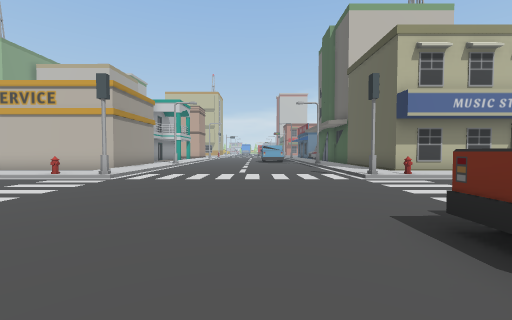
View 1 (above)

24 first-person views from a walk through a scene from a Unity 3-D project. The camera is 1.5 m above the floor, tilts 2° down and sees 90° across. The floor is counted in squares, 2 m on a side. Each view is taken from the middle of a square. On the plan, view 1 faces up. The plan holds only what a view shows up to about 9 squares ahead; the rest is blank. The place goes on beyond the plan. Some animated figures are not drawn.

View 2
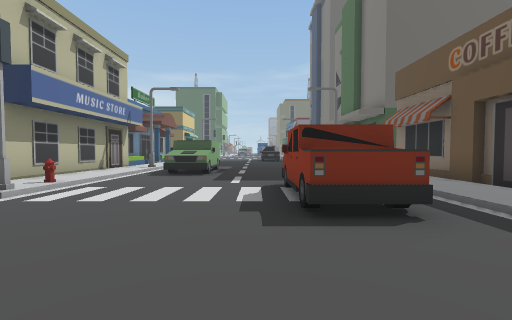

View 3
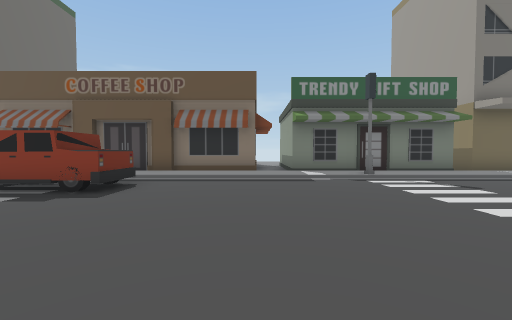

View 4
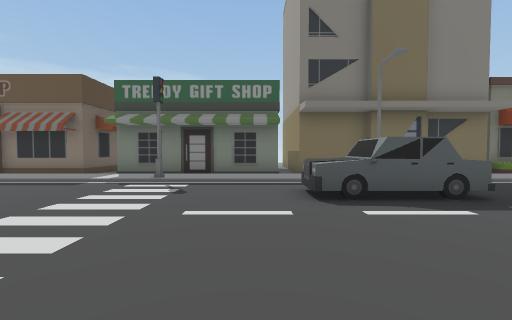

View 5
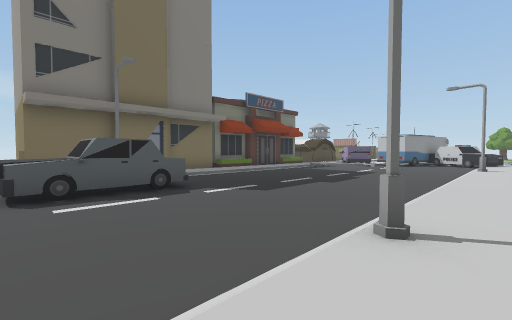

View 6
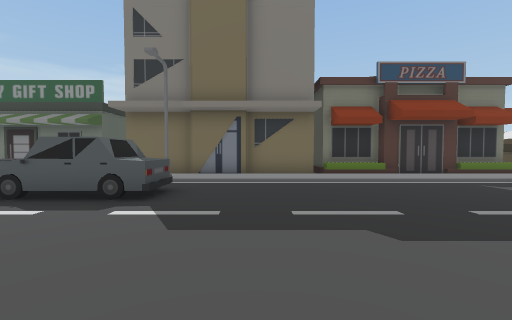

View 7
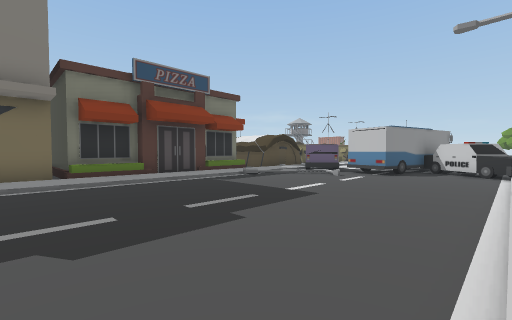

View 8
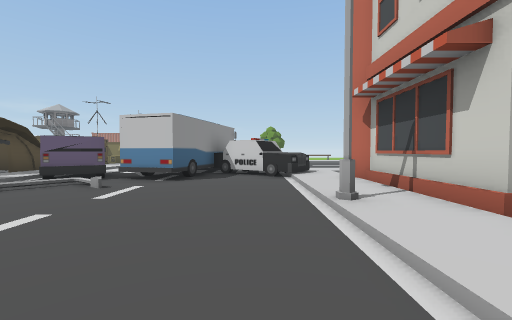

View 9
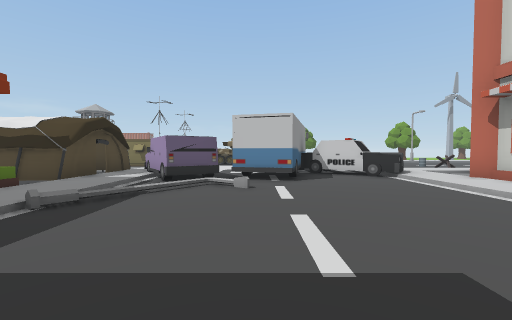

View 10
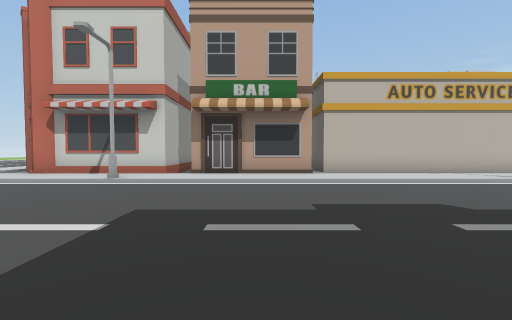

View 11
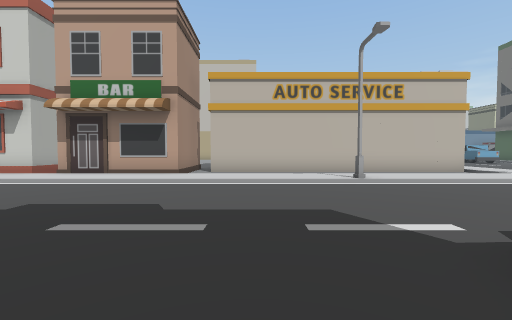

View 12
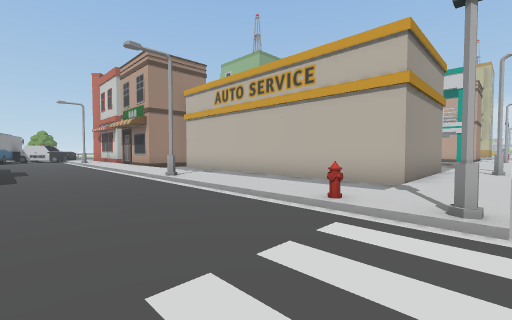

View 13
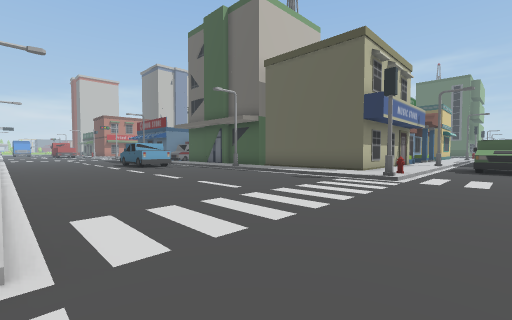

View 14
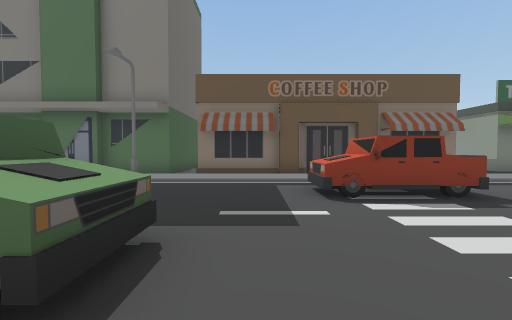

View 15
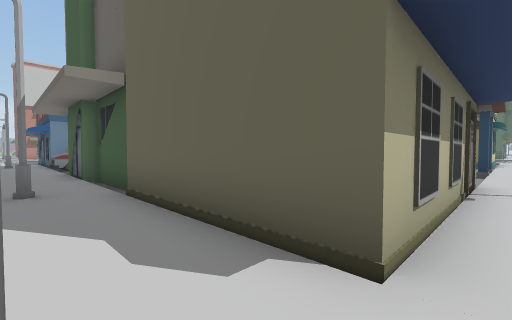

View 16
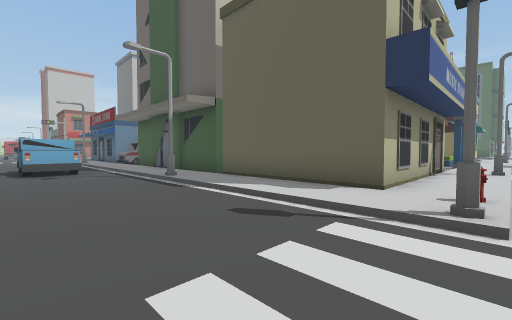

View 17
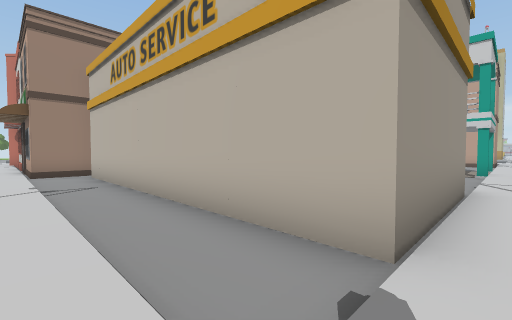

View 18
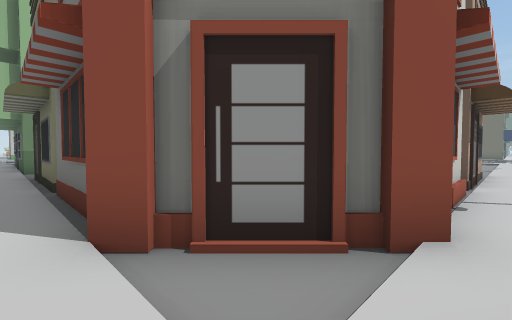

View 19
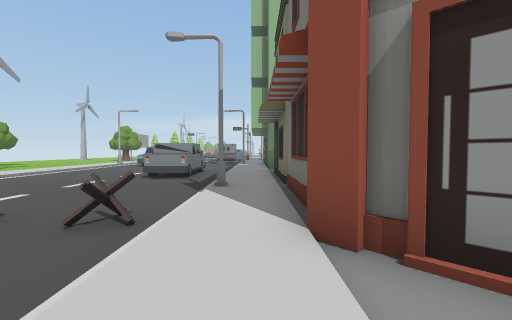

View 20
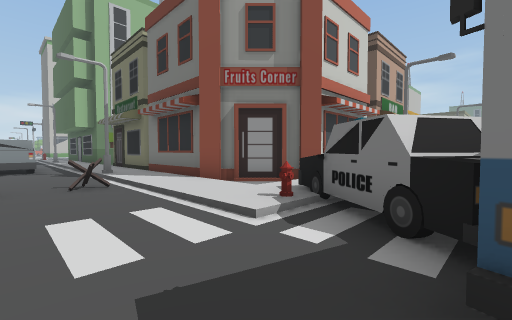

View 21
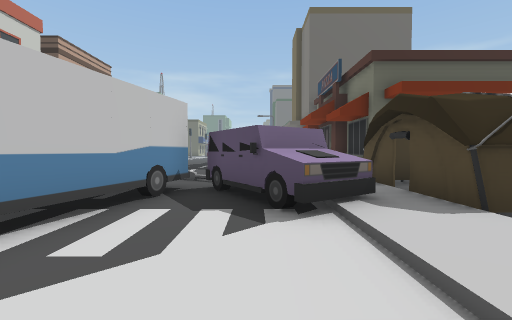

View 22
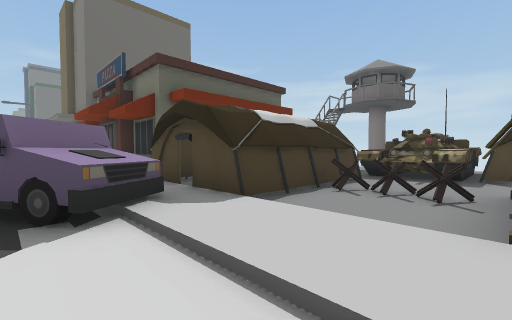

View 23
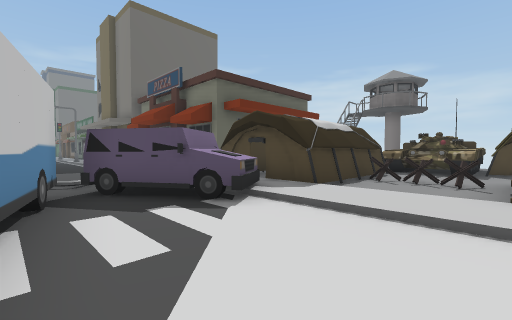

View 24
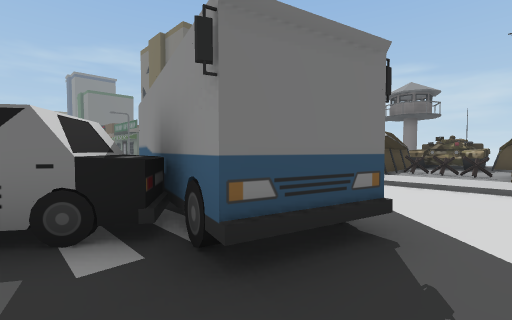

### Floor plan
Key: @ floor where view 1 was taken; # wall or solid block; x gap in a wall; . main floor; : floor 0.25 m higher than the main floor; / step, stairs or slope; ^ raised ledge; H hydrant; T truck; B building; C car; S streetlight; O other object.
Columns run from 29 left of view 1 to 8 right of it. Each row starts with its distance up from view 1.
 20    :.                             B
 19    :.                  #:    .T /:B
 18    :B                  .:    .T /:B
 17 TT/:B                  .:/   .TT/:B
 16 TT/:B                  .:/.  .../:B
 15 ../:B                  .:/.. .../:B
 14 ..S:x                  B:S......S:B
 13 ../:#                  B:/....../:#
 12 ../:#                  B:/....../:#
 11  O/:#                  B:/....../:#
 10 ../:#^   ^   #.BBBBBBBBB:/....../:#
  9 ../:.####x####..........:/....../:####
  8 ../::::::::::::::::::::::/....../:::::
  7 ../HCC//S//////////S///H/#....../H////
  6 ...CC...............................OO
  5 .OCC................................OO
  4 .O OOO................................
  3 ..OOOO./..............................
  2 .....O/...........CCCC.........TTTT...
  1 ....OOO//...........C..........TTTT...
  0 ///OOO/////////////S ////#///@////////
 -1 :::::::/::::::::::::::::::::::::::::::
 -2 O..#xx# BBBBBBBBBBBBB###### ##########
 -3 O..#  #B            B
 -4 OOO#   B            B
 -5 ...#   B
 -6 ...x   B
 -7 ##^#
 -8  ###

Where each view was taken, in squares from view 1:
view 1: 0 up, 0 right, facing up
view 2: 3 up, 1 left, facing right
view 3: 7 up, 1 left, facing down
view 4: 7 up, 7 left, facing down
view 5: 8 up, 8 left, facing down-left
view 6: 7 up, 13 left, facing down
view 7: 7 up, 14 left, facing down-left
view 8: 6 up, 17 left, facing left
view 9: 3 up, 17 left, facing left
view 10: 1 up, 17 left, facing up
view 11: 1 up, 13 left, facing up
view 12: 4 up, 4 left, facing up-left
view 13: 5 up, 4 left, facing up-right
view 14: 7 up, 6 right, facing down
view 15: 8 up, 3 right, facing up-right
view 16: 7 up, 0 right, facing up-right
view 17: 8 up, 5 left, facing up-left
view 18: 8 up, 26 left, facing up-right
view 19: 8 up, 26 left, facing up
view 20: 5 up, 29 left, facing up-right
view 21: 1 up, 29 left, facing right
view 22: 1 up, 29 left, facing down-right
view 23: 3 up, 29 left, facing down-right
view 24: 6 up, 29 left, facing down-right
